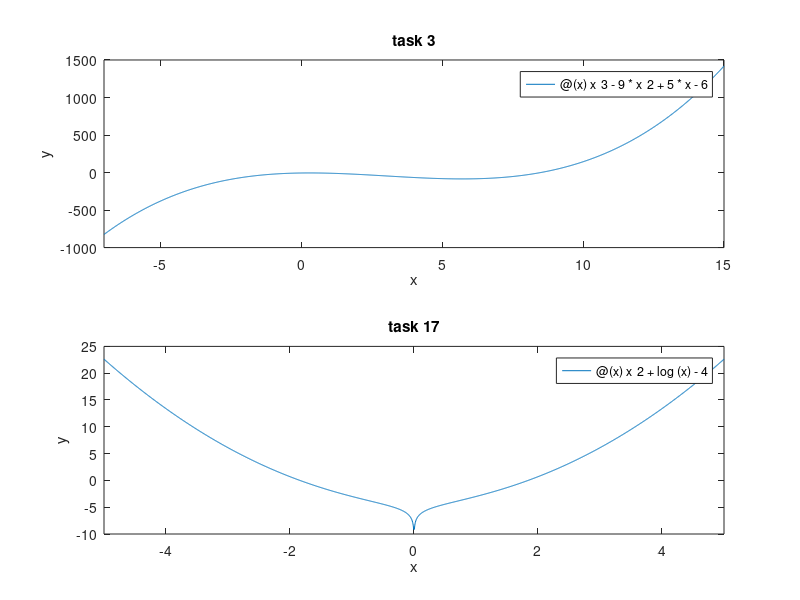

This chart was generated by the following MATLAB code: (Note: this script raises an error after producing the figure.)
warning("off");

fx3 = @(x) x ^ 3 - 9 * x ^ 2 + 5 * x - 6;
fx17 = @(x) x ^ 2 + log(x) - 4;


subplot(2, 1, 1)
fplot(fx3, [-7, 15])
xlabel('x');
ylabel('y')
title('task 3');

subplot(2, 1, 2)
fplot(fx17, [-5, 5])
xlabel('x');
ylabel('y');
title('task 17');


[x_3_b, fx0_3_b] = bisection_method(fx3, 0, 10, 0.00001)
display("\n");
[x_17_b, fx0_17_b] = bisection_method(fx17, -100, 100, 0.00001)

display("\n");
[x_3_c, fx0_3_c] = chord_method(fx3, 0, 10, 0.00001)
display("\n");
[x_17_c, fx0_17_c] = chord_method(fx17, 1, 10, 0.00001)

display("\n");
[x, xval, info, out] = fzero(fx3, [0, 10])
[x, xval, info, out] = fzero(fx17, [1, 10])

pkg load symbolic;
syms x;
fx3_f = fx3(x);
fx17_f = fx17(x);

display("\n");
solve(fx3_f)
solve(fx17_f)
